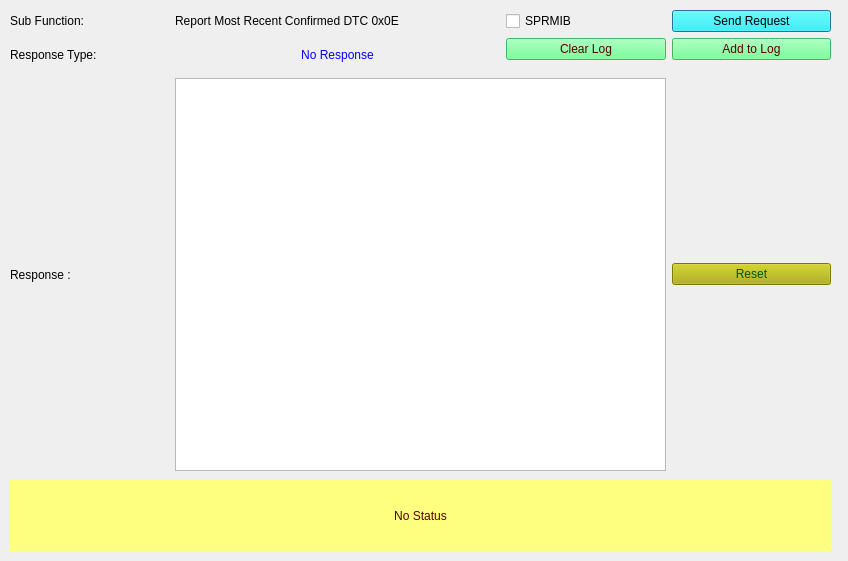
<?xml version="1.0" encoding="UTF-8"?>
<ui version="4.0">
 <class>Form_SID_19_0E</class>
 <widget class="QDialog" name="Form_SID_19_0E">
  <property name="geometry">
   <rect>
    <x>0</x>
    <y>0</y>
    <width>848</width>
    <height>561</height>
   </rect>
  </property>
  <property name="windowTitle">
   <string>Report Most Recent Confirmed DTC</string>
  </property>
  <widget class="QWidget" name="layoutWidget">
   <property name="geometry">
    <rect>
     <x>10</x>
     <y>10</y>
     <width>821</width>
     <height>461</height>
    </rect>
   </property>
   <layout class="QGridLayout" name="gridLayout_2">
    <property name="sizeConstraint">
     <enum>QLayout::SetNoConstraint</enum>
    </property>
    <item row="0" column="1" colspan="2">
     <widget class="QLabel" name="subFunction_Name">
      <property name="text">
       <string>Report Most Recent Confirmed DTC 0x0E</string>
      </property>
     </widget>
    </item>
    <item row="7" column="0">
     <widget class="QLabel" name="label_4">
      <property name="text">
       <string>Response : </string>
      </property>
     </widget>
    </item>
    <item row="0" column="4">
     <widget class="QPushButton" name="pushButton_Send19_0EReq">
      <property name="toolTip">
       <string>&lt;html&gt;&lt;head/&gt;&lt;body&gt;&lt;p&gt;Sends the 19 service subfunction 0E request to ECU&lt;/p&gt;&lt;/body&gt;&lt;/html&gt;</string>
      </property>
      <property name="styleSheet">
       <string notr="true">background-color: rgb(0, 255, 255);
border-color: rgb(0, 0, 0);
color: rgb(0, 0, 0);</string>
      </property>
      <property name="text">
       <string>Send Request</string>
      </property>
     </widget>
    </item>
    <item row="4" column="1" rowspan="3" colspan="2">
     <widget class="QLabel" name="label_ResType">
      <property name="autoFillBackground">
       <bool>false</bool>
      </property>
      <property name="styleSheet">
       <string notr="true">color: rgb(0, 0, 255);</string>
      </property>
      <property name="text">
       <string>No Response</string>
      </property>
      <property name="alignment">
       <set>Qt::AlignCenter</set>
      </property>
     </widget>
    </item>
    <item row="0" column="3">
     <widget class="QCheckBox" name="checkBox_suppressposmsg">
      <property name="toolTip">
       <string>If selected then Suppress Positive Response Message Indication bit will be set in Subfunction</string>
      </property>
      <property name="text">
       <string>SPRMIB</string>
      </property>
     </widget>
    </item>
    <item row="4" column="0" rowspan="3">
     <widget class="QLabel" name="label_5">
      <property name="text">
       <string>Response Type: </string>
      </property>
     </widget>
    </item>
    <item row="0" column="0">
     <widget class="QLabel" name="label_subFunction">
      <property name="text">
       <string>Sub Function:</string>
      </property>
     </widget>
    </item>
    <item row="4" column="4">
     <widget class="QPushButton" name="pushButton_appendLog">
      <property name="styleSheet">
       <string notr="true">background-color: rgb(85, 255, 127);
color: rgb(85, 0, 0);</string>
      </property>
      <property name="text">
       <string>Add to Log</string>
      </property>
     </widget>
    </item>
    <item row="4" column="3">
     <widget class="QPushButton" name="pushButton_clearLog">
      <property name="styleSheet">
       <string notr="true">background-color: rgb(85, 255, 127);
color: rgb(85, 0, 0);</string>
      </property>
      <property name="text">
       <string>Clear Log</string>
      </property>
     </widget>
    </item>
    <item row="7" column="1" colspan="3">
     <widget class="QTextBrowser" name="textBrowser_Resp"/>
    </item>
    <item row="7" column="4">
     <widget class="QPushButton" name="pushButton_reset">
      <property name="styleSheet">
       <string notr="true">background-color: rgb(170, 170, 0);
font: 75 8pt &quot;MS Shell Dlg 2&quot;;
color: rgb(0, 85, 0);</string>
      </property>
      <property name="text">
       <string>Reset</string>
      </property>
     </widget>
    </item>
   </layout>
  </widget>
  <widget class="QLabel" name="label_status">
   <property name="geometry">
    <rect>
     <x>10</x>
     <y>480</y>
     <width>821</width>
     <height>71</height>
    </rect>
   </property>
   <property name="styleSheet">
    <string notr="true">background-color: rgb(255, 255, 127);
color: rgb(85, 0, 0);
border-color: rgb(0, 0, 255);</string>
   </property>
   <property name="text">
    <string>No Status</string>
   </property>
   <property name="alignment">
    <set>Qt::AlignCenter</set>
   </property>
   <property name="wordWrap">
    <bool>true</bool>
   </property>
  </widget>
 </widget>
 <resources/>
 <connections/>
</ui>
